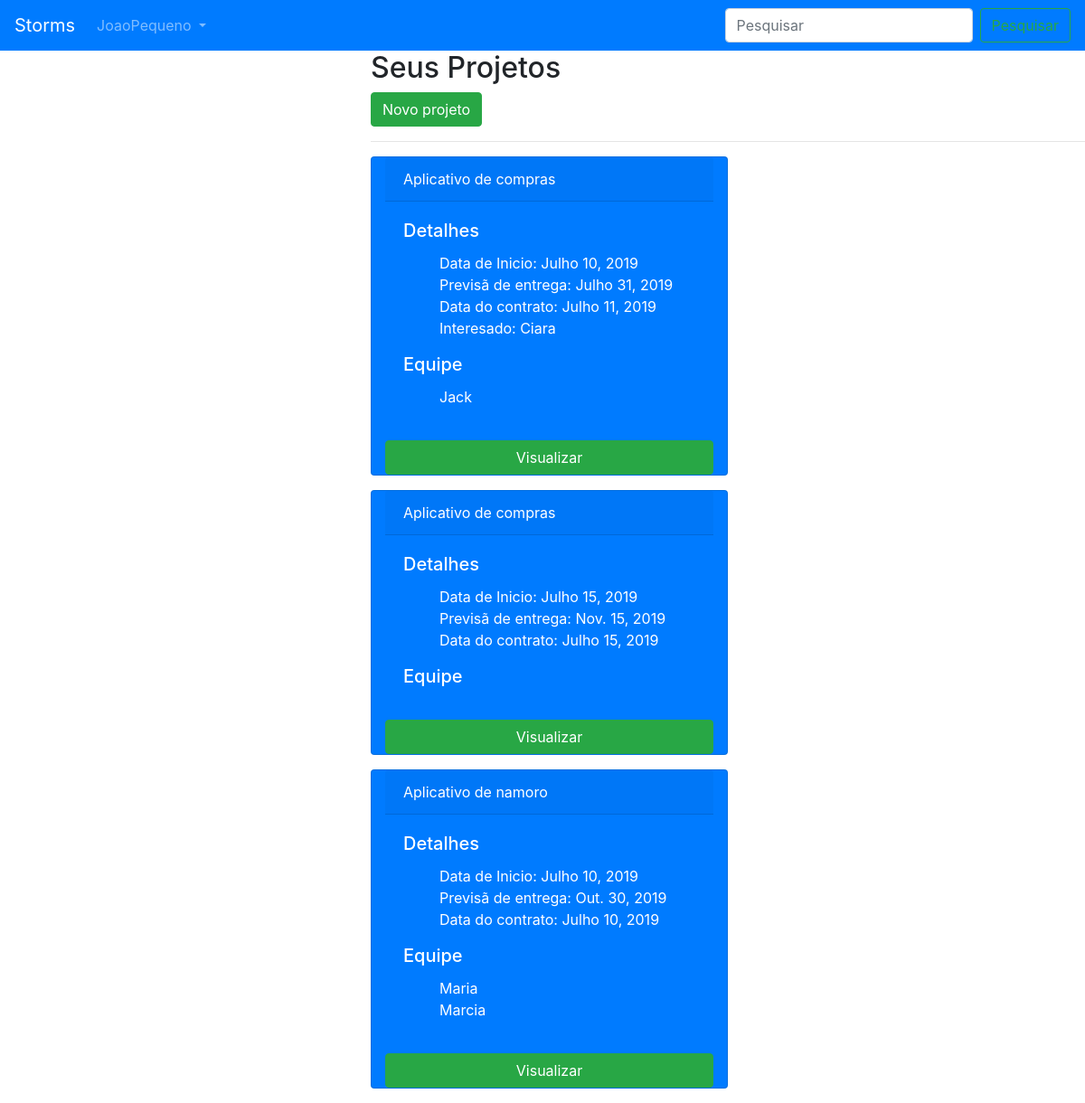
Page /user/ (signed in) on the committed database.
### api/models.py (models this page shows, shortened)
class Projeto(models.Model):
	owner = models.ForeignKey('auth.User', related_name='ownerprojeto', on_delete=models.CASCADE)
	nome = models.CharField(max_length=200)
	data_inicio = models.DateField()
	previsao_entrega = models.DateField()
	data_contrato = models.DateField()
	colaboradores = models.ManyToManyField(User)
	date_time = models.DateTimeField(auto_now_add=True)
	interessado = models.ForeignKey(User, on_delete=models.CASCADE, related_name='interessado', null=True)
	class Meta:
		ordering = ('-date_time',)

### webapp/views.py (the view)
# urls.py: path('user/', views.userPage, name='user'),
@login_required
def userPage(request):
	projetos = Projeto.objects.filter(owner=request.user.id)
	return render(request, 'webapp/user_page.html', {'perfil_logado': get_user(request), 'projetos': projetos})

### webapp/views.py (called while the page is built)
@login_required
def get_user(request):
	return request.user

### webapp/templates/webapp/user_page.html (shortened to what this page needs)
{% extends "webapp/base.html" %}
{% block body %}
<h2>Seus Projetos</h2>
<a href="{% url 'add'%}" class="btn btn-success"> Novo projeto</a>
<hr>
{% for projeto in projetos %}
	<div class="card text-white bg-primary mb-3 col-md-6">
	  <div class="card-header">{{projeto.nome}}</div>
	  <div class="card-body">
	    <h5 class="card-title">Detalhes</h5>
	    <ul style="list-style: none;">
	    <li class="card-text">Data de Inicio: {{projeto.data_inicio}}</li>
	    <li class="card-text">Previsã de entrega: {{projeto.previsao_entrega}}</li>
	    <li class="card-text">Data do contrato: {{projeto.data_contrato}}</li>
	    {% if  projeto.interessado %}
	    <li class="card-text">Interesado: {{projeto.interessado}}</li>
	    {% endif %}
	   </ul>
	    <h5 class="card-title">Equipe</h5>
	    <ul style="list-style: none;">
	    {% for dev in projeto.colaboradores.all %}
	    	 <li class="card-text">{{dev.username}}</li>
	    {% endfor %}
	  	</ul>
	  </div>
	  <a class="btn btn-success" href="{% url 'projeto' projeto.id %}" role="button">Visualizar</a>
	</div>
{% endfor %}
{% endblock %}

### webapp/templates/webapp/base.html (shortened to what this page needs)
{% load static %}
<!DOCTYPE html>
<html>
<head>
	<link rel="stylesheet" href="{% static 'fontawesome/css/fontawesome-all.min.css' %}">
	<link rel="stylesheet" href="{% static 'bootstrap/css/bootstrap.min.css' %}">
</head>
<body>
	<div class="row">
		<div class="col-md-12">
		<nav class="navbar navbar-expand-lg navbar-dark bg-primary">
  <a class="navbar-brand" href="{% url 'index' %}">Storms</a>
  <div class="collapse navbar-collapse" id="conteudoNavbarSuportado">
    <ul class="navbar-nav mr-auto">
      <li class="nav-item dropdown">
        <a class="nav-link dropdown-toggle" href="#" id="navbarDropdown" role="button" data-toggle="dropdown" aria-haspopup="true" aria-expanded="false">
        	{% if perfil_logado.username %}
        		{{perfil_logado.username}}
        	{% else %}
          			Login
          {% endif %}
        </a>
      </li>
    </ul>
    <form class="form-inline my-2 my-lg-0">
      <input class="form-control mr-sm-2" type="search" placeholder="Pesquisar" aria-label="Pesquisar">
      <button class="btn btn-outline-success my-2 my-sm-0" type="submit">Pesquisar</button>
    </form>
  </div>
</nav>
</div>
	</div>
	<div class="row">
		<div class="col-md-4">
		</div>
		<div class="col-md-8">
		{% block body %}
		{% endblock %}
	</div>
	</div>
</body>
</html>

### rows in the picture
Projeto: nome "Aplicativo de compras", data_inicio "Julho 10, 2019", previsao_entrega "Julho 31, 2019", data_contrato "Julho 11, 2019", interessado "Ciara"
Projeto: nome "Aplicativo de compras", data_inicio "Julho 15, 2019", previsao_entrega "Nov. 15, 2019", data_contrato "Julho 15, 2019"
Projeto: nome "Aplicativo de namoro", data_inicio "Julho 10, 2019", previsao_entrega "Out. 30, 2019", data_contrato "Julho 10, 2019"

### other values in the picture
{{ perfil_logado.username }} "JoaoPequeno"
{{ dev.username }} "Jack"
{{ dev.username }} "Maria"
{{ dev.username }} "Marcia"
